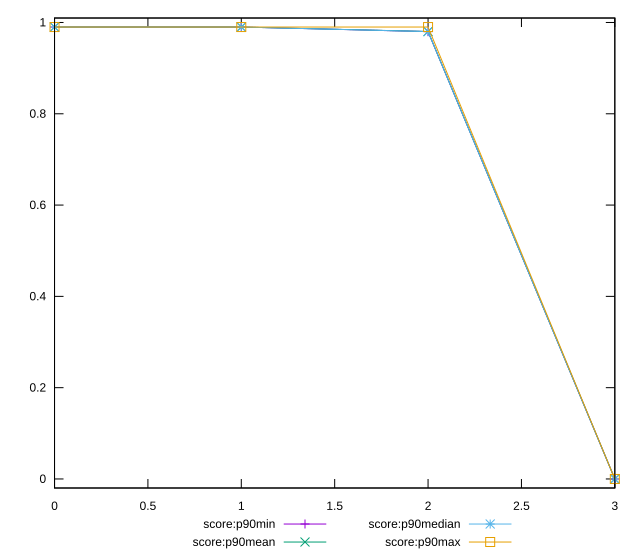

Write gnuplot code to recreate this figure.
reset

$scoreP90Min <<EOF
0 0.99
1 0.99
2 0.98
3 0
EOF

$scoreP90Mean <<EOF
0 0.9899999999999988
1 0.9899999999999988
2 0.9802150537634411
3 0
EOF

$scoreP90Median <<EOF
0 0.99
1 0.99
2 0.98
3 0
EOF

$scoreP90Max <<EOF
0 0.99
1 0.99
2 0.99
3 0
EOF

set key outside below
set xrange [0:3]
set yrange [-0.0198:1.0098]
set trange [-0.0198:1.0098]
set terminal svg size 640, 560 enhanced background rgb 'white'
set output "reports/report_00030_2021-02-24T20-42-31.540Z/largest-contentful-paint/progression/score.svg"

plot $scoreP90Min title "score:p90min" with linespoints, \
     $scoreP90Mean title "score:p90mean" with linespoints, \
     $scoreP90Median title "score:p90median" with linespoints, \
     $scoreP90Max title "score:p90max" with linespoints

reset
